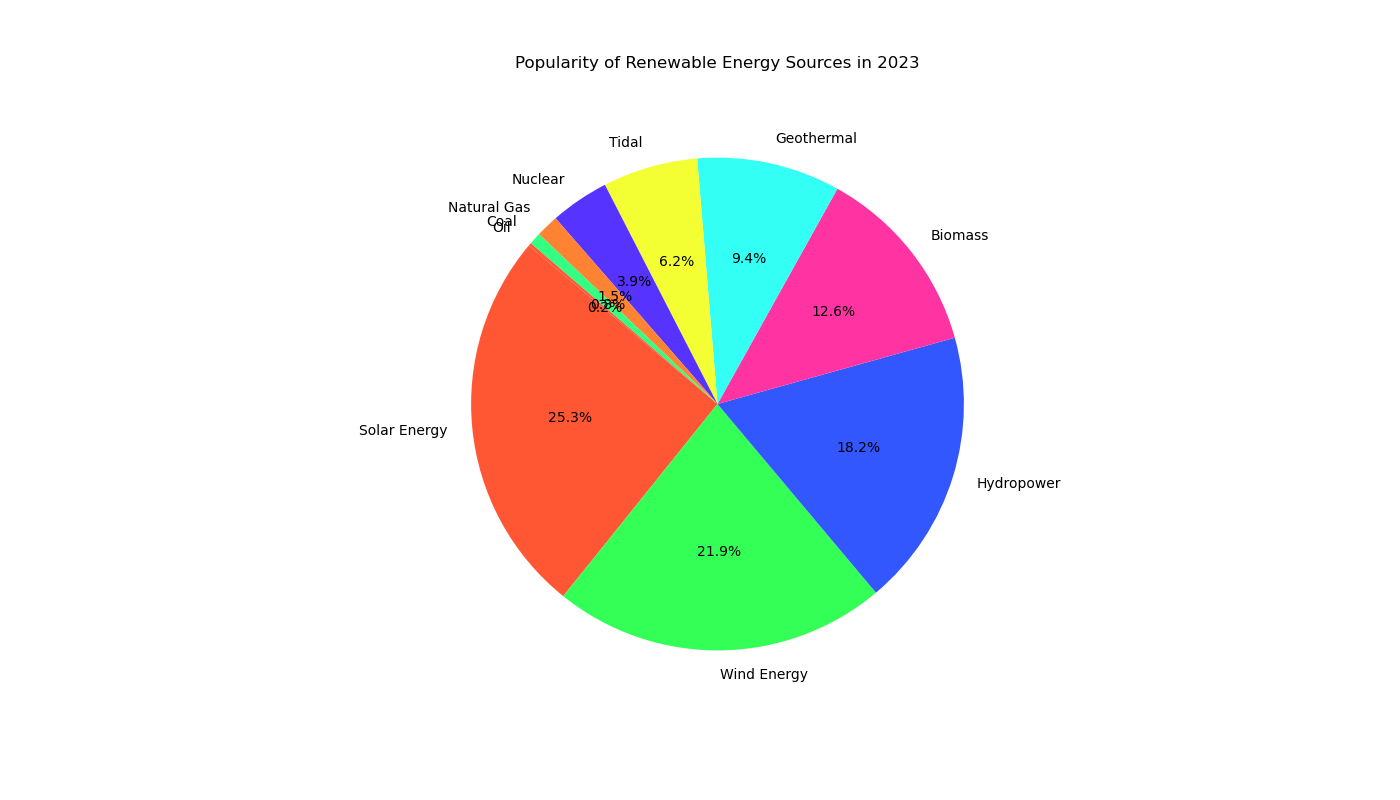

Reproduce this figure in Python.

import matplotlib.pyplot as plt

# Data points
activities = [
    'Solar Energy', 'Wind Energy', 'Hydropower', 'Biomass', 'Geothermal',
    'Tidal', 'Nuclear', 'Natural Gas', 'Coal', 'Oil'
]

popularity = [
    25.6, 22.1, 18.4, 12.7, 9.5,
    6.3, 3.9, 1.5, 0.8, 0.2
]

# Colors for each section
colors = [
    '#FF5733', '#33FF57', '#3357FF', '#FF33A1', '#33FFF4',
    '#F4FF33', '#5733FF', '#FF8333', '#33FF83', '#FF5733'
]

# Resize the chart
plt.figure(figsize=(14, 8))

# Create the pie chart
plt.pie(popularity, labels=activities, colors=colors, autopct='%1.1f%%', startangle=140)

# Set the title
plt.title('Popularity of Renewable Energy Sources in 2023', pad=20)

# Display the chart
plt.show()
